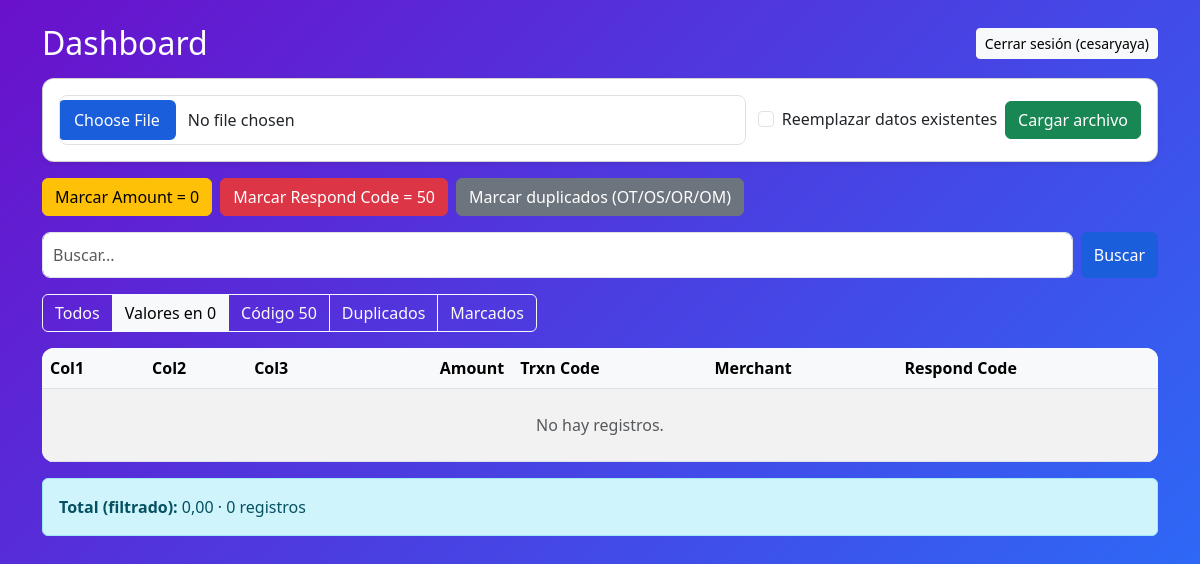
The app's page /?filter=zero (signed in), older data.
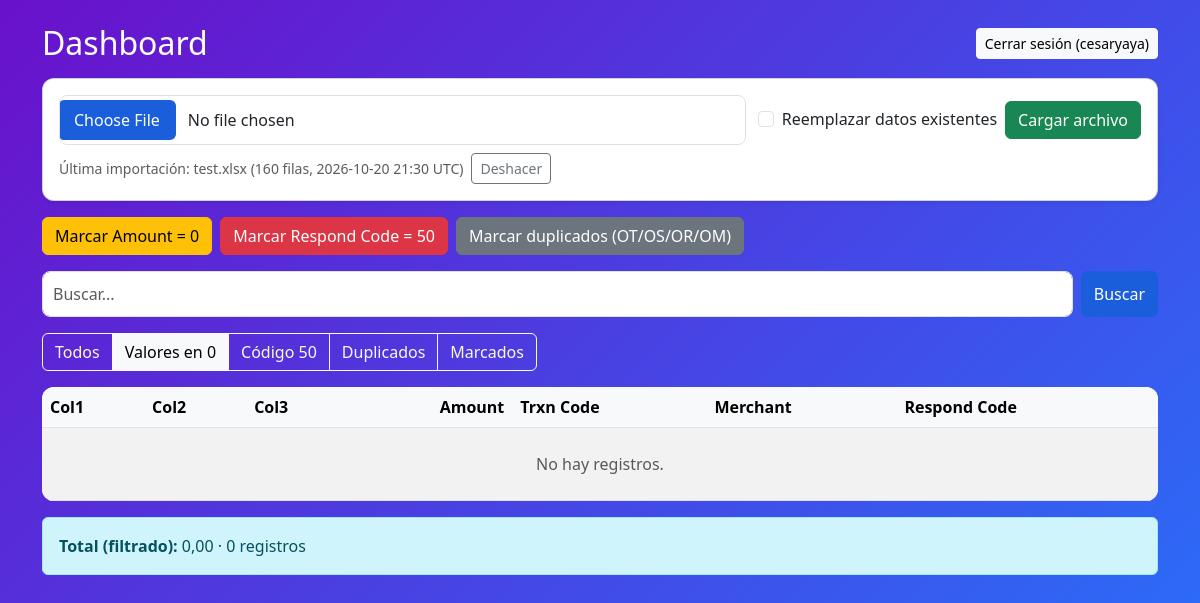
The same page, newer data.
### core/models.py (models this page shows, shortened)
class Import(models.Model):
    filename = models.CharField(max_length=255)
    created_at = models.DateTimeField(auto_now_add=True)
    uploaded_by = models.ForeignKey(
        settings.AUTH_USER_MODEL, null=True, blank=True, on_delete=models.SET_NULL, related_name="+"
    )
    row_count = models.PositiveIntegerField(default=0)
    class Meta:
        ordering = ["-created_at", "-id"]

### core/views.py (the view)
# urls.py: path("", views.dashboard, name="dashboard"),
@login_required
def dashboard(request):
    claims = Claim.objects.all()
    q = request.GET.get("q", "").strip()
    if q:
        claims = claims.filter(
            Q(col1__icontains=q) | Q(col2__icontains=q) | Q(col3__icontains=q)
            | Q(merchant__icontains=q) | Q(trxn_code__icontains=q)
        )
    flt = request.GET.get("filter", "")
    if flt == "zero":
        claims = claims.filter(amount=0)
    elif flt == "code50":
        claims = claims.filter(respond_code="50")
    elif flt == "duplicates":
        same = Claim.objects.filter(amount=OuterRef("amount"), merchant=OuterRef("merchant")).exclude(pk=OuterRef("pk"))
        claims = claims.filter(amount__isnull=False).filter(Exists(same))
    elif flt == "marked":
        claims = claims.filter(to_delete=True)
    else:
        flt = ""
    total = claims.aggregate(total=Sum("amount"))["total"] or Decimal("0.00")
    page_obj = Paginator(claims.order_by("id"), PAGE_SIZE).get_page(request.GET.get("page"))
    params = request.GET.copy()
    params.pop("page", None)
    return render(request, "core/dashboard.html", {
        "page_obj": page_obj,
        "total": total,
        "q": q,
        "flt": flt,
        "querystring": params.urlencode(),
        "marked_count": Claim.objects.filter(to_delete=True).count(),
        "last_import": Import.objects.first(),
    })

### core/templates/core/dashboard.html (shortened to what this page needs)
{% extends "core/base.html" %}
{% block content %}
<div class="d-flex justify-content-between align-items-center mb-3">
  <h2 class="text-white mb-0">Dashboard</h2>
  <form method="post" action="{% url 'logout' %}">
    <button type="submit" class="btn btn-light btn-sm">Cerrar sesión ({{ user.get_username }})</button>
  </form>
</div>
<div class="card shadow-sm mb-3">
  <div class="card-body">
    <form method="post" action="{% url 'upload' %}" enctype="multipart/form-data" class="row g-2 align-items-center"
          onsubmit="return !document.getElementById('replace').checked || confirm('Se borrarán TODOS los registros actuales antes de importar. ¿Continuar?')">
      <div class="col-12 col-md">
        <input type="file" name="file" class="form-control" accept=".csv,.xlsx" required aria-label="Archivo CSV o Excel">
      </div>
      <div class="col-auto form-check ms-2">
        <input class="form-check-input" type="checkbox" name="replace" value="1" id="replace">
        <label class="form-check-label" for="replace">Reemplazar datos existentes</label>
      </div>
      <div class="col-auto">
        <button type="submit" class="btn btn-success">Cargar archivo</button>
      </div>
    </form>
    {% if last_import %}
    <form method="post" action="{% url 'action' %}" class="mt-2 d-flex flex-wrap align-items-center gap-2">
      <small class="text-muted">Última importación: {{ last_import.filename }} ({{ last_import.row_count }} filas, {{ last_import.created_at|date:"Y-m-d H:i" }} UTC)</small>
      <button type="submit" name="action" value="undo_import" class="btn btn-outline-secondary btn-sm"
              onclick="return confirm('Se eliminarán los registros de esta importación. ¿Continuar?')">Deshacer</button>
    </form>
    {% endif %}
  </div>
</div>
<form method="post" action="{% url 'action' %}" class="d-flex flex-wrap gap-2 mb-3">
  <button type="submit" name="action" value="mark_zeros" class="btn btn-warning">Marcar Amount = 0</button>
  <button type="submit" name="action" value="mark_code50" class="btn btn-danger">Marcar Respond Code = 50</button>
  <button type="submit" name="action" value="mark_duplicates" class="btn btn-secondary">Marcar duplicados (OT/OS/OR/OM)</button>
</form>
<form method="get" class="d-flex mb-3">
  <input type="text" name="q" value="{{ q }}" class="form-control me-2" placeholder="Buscar..." aria-label="Buscar">
  <button type="submit" class="btn btn-primary">Buscar</button>
</form>
<div class="btn-group mb-3 flex-wrap">
  <a href="?{% if q %}q={{ q|urlencode }}{% endif %}" class="btn btn-outline-light {% if not flt %}active{% endif %}">Todos</a>
  <a href="?filter=zero{% if q %}&q={{ q|urlencode }}{% endif %}" class="btn btn-outline-light {% if flt == 'zero' %}active{% endif %}">Valores en 0</a>
  <a href="?filter=code50{% if q %}&q={{ q|urlencode }}{% endif %}" class="btn btn-outline-light {% if flt == 'code50' %}active{% endif %}">Código 50</a>
  <a href="?filter=duplicates{% if q %}&q={{ q|urlencode }}{% endif %}" class="btn btn-outline-light {% if flt == 'duplicates' %}active{% endif %}">Duplicados</a>
  <a href="?filter=marked{% if q %}&q={{ q|urlencode }}{% endif %}" class="btn btn-outline-light {% if flt == 'marked' %}active{% endif %}">Marcados</a>
</div>
<div class="table-wrap mb-3">
  <table class="table table-striped table-hover mb-0">
    <thead>
      <tr>
        <th>Col1</th><th>Col2</th><th>Col3</th>
        <th class="text-end">Amount</th><th>Trxn Code</th><th>Merchant</th><th>Respond Code</th>
      </tr>
    </thead>
    <tbody>
      {% for claim in page_obj %}
        <tr {% if claim.to_delete %}class="row-marked"{% endif %}>
          <td>{{ claim.col1 }}</td>
          <td>{{ claim.col2 }}</td>
          <td>{{ claim.col3 }}</td>
          <td class="text-end">{{ claim.amount|default_if_none:"" }}</td>
          <td>{{ claim.trxn_code }}</td>
          <td>{{ claim.merchant }}</td>
          <td>{{ claim.respond_code }}</td>
        </tr>
      {% empty %}
        <tr><td colspan="7" class="text-center text-muted py-4">No hay registros.</td></tr>
      {% endfor %}
    </tbody>
  </table>
</div>
<div class="alert alert-info">
  <strong>Total{% if q or flt %} (filtrado){% endif %}:</strong> {{ total }}
  &middot; {{ page_obj.paginator.count }} registros
</div>
{% endblock %}

### core/templates/core/base.html (shortened to what this page needs)
{% load static %}<!DOCTYPE html>
<html lang="es">
<head>
  <link href="https://cdn.jsdelivr.net/npm/bootstrap@5.3.2/dist/css/bootstrap.min.css" rel="stylesheet">
  <link rel="stylesheet" href="{% static 'core/styles.css' %}">
</head>
<body>
  <div class="container mt-4 mb-5">
    {% block content %}{% endblock %}
  </div>
</body>
</html>

### core/static/core/styles.css (style rules this page uses)
:root { --brand: #1a5edb; --brand-dark: #1450bd; --radius: 12px; }
body { background: linear-gradient(135deg, #6a11cb 0%, #2575fc 100%) fixed no-repeat; min-height: 100vh; min-height: 100dvh; font-family: 'Segoe UI', Tahoma, Geneva, Verdana, system-ui, sans-serif; }
.card { border-radius: var(--radius); overflow: hidden; }
.btn-primary { --bs-btn-bg: var(--brand); --bs-btn-border-color: var(--brand); --bs-btn-hover-bg: var(--brand-dark); --bs-btn-hover-border-color: var(--brand-dark); --bs-btn-active-bg: var(--brand-dark); --bs-btn-active-border-color: var(--brand-dark); --bs-btn-disabled-bg: var(--brand); --bs-btn-disabled-border-color: var(--brand); transition: background-color 0.3s ease; }
.form-control { border-radius: 8px; padding: 10px; }
:is(.btn, .form-control, input[type="file"]):focus-visible { outline: 3px solid #ffd54a; outline-offset: 2px; }
.table-wrap { max-height: 70vh; overflow: auto; background: #fff; border-radius: var(--radius); }
.table-wrap thead th { position: sticky; top: 0; background: #f8f9fa; z-index: 1; }

Row changes from the older to the newer data that the page shows:
added Import: filename "test.xlsx", row_count "160", created_at "2026-10-20 21:30"
Text that changed along with them:
text now shown: "Última importación: ( filas, UTC) Deshacer"
